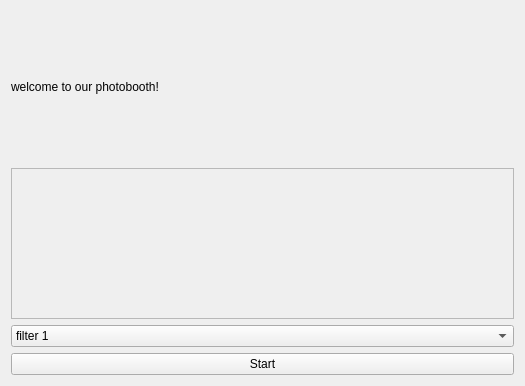
<?xml version="1.0" encoding="UTF-8"?>
<ui version="4.0">
 <class>Form</class>
 <widget class="QWidget" name="Form">
  <property name="geometry">
   <rect>
    <x>0</x>
    <y>0</y>
    <width>525</width>
    <height>386</height>
   </rect>
  </property>
  <property name="windowTitle">
   <string>Cam view</string>
  </property>
  <layout class="QHBoxLayout" name="horizontalLayout">
   <item>
    <layout class="QVBoxLayout" name="verticalLayout">
     <item>
      <widget class="QLabel" name="image_label">
       <property name="text">
        <string>welcome to our photobooth!</string>
       </property>
      </widget>
     </item>
     <item>
      <widget class="QFrame" name="frame">
       <property name="frameShape">
        <enum>QFrame::StyledPanel</enum>
       </property>
       <property name="frameShadow">
        <enum>QFrame::Raised</enum>
       </property>
      </widget>
     </item>
     <item>
      <widget class="QComboBox" name="comboBox">
       <item>
        <property name="text">
         <string>filter 1</string>
        </property>
       </item>
       <item>
        <property name="text">
         <string>filter 2</string>
        </property>
       </item>
       <item>
        <property name="text">
         <string>filter 3</string>
        </property>
       </item>
      </widget>
     </item>
     <item>
      <widget class="QPushButton" name="control_bt">
       <property name="text">
        <string>Start</string>
       </property>
      </widget>
     </item>
    </layout>
   </item>
  </layout>
 </widget>
 <resources/>
 <connections>
  <connection>
   <sender>comboBox</sender>
   <signal>activated(int)</signal>
   <receiver>comboBox</receiver>
   <slot>setCurrentIndex(int)</slot>
   <hints>
    <hint type="sourcelabel">
     <x>510</x>
     <y>349</y>
    </hint>
    <hint type="destinationlabel">
     <x>510</x>
     <y>349</y>
    </hint>
   </hints>
  </connection>
 </connections>
</ui>
